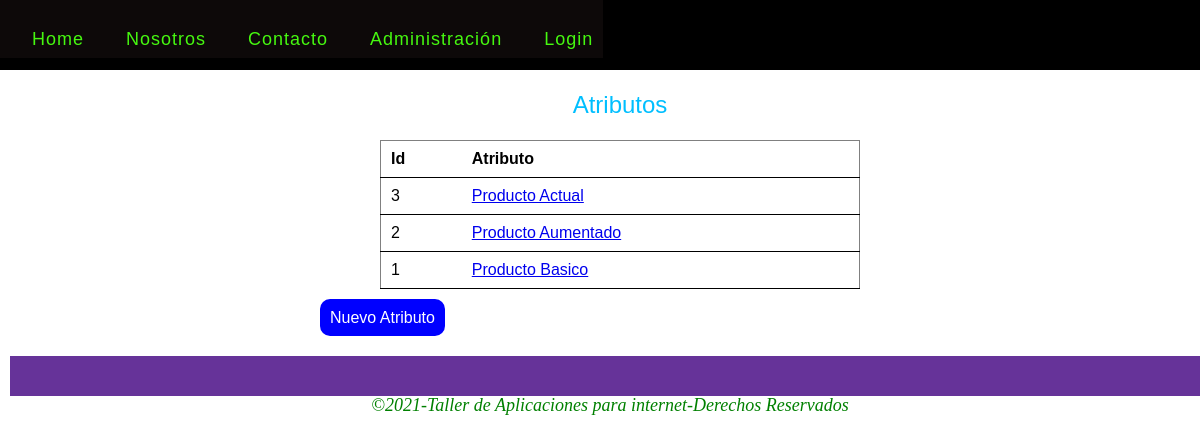
/atributos/index.php, run on the app's committed database.
### tables this page shows
CREATE TABLE `atributos` (
  `id` int(11) NOT NULL,
  `nombre` varchar(255) NOT NULL
);

### class/modelo.php (called while the page is built, shortened)
<?php
class Modelo
{
    public function __construct()
    {
        $this->_db = new Conexion;
    }
}

### class/atributoModel.php (called while the page is built, shortened)
<?php
    require_once('modelo.php');
class atributoModel extends Modelo
{
    public function getAtributos()
    {
        $atributos = $this->_db->query("SELECT id,nombre FROM atributos ORDER BY nombre");
        return $atributos->fetchall();
    }
}

### atributos/index.php (the view, shortened to what this page needs)
<?php
    require('../class/atributoModel.php');
    $atributos = new atributoModel;
    $atributos = $atributos->getAtributos();
?>
<!DOCTYPE html>
<html lang="en">
<head>
    <link rel="stylesheet" href="../css/reset.css">
    <link rel="stylesheet" href="../css/estilos.css">
</head>
<body>
<header>
    <?php include('../partials/menu.php'); ?>
</header>
<section>
    <div class = "formulario">
        <h1>Atributos</h1>
        <table class = "table">
            <thead>
                <tr>
                    <th>Id</th>
                    <th>Atributo</th>
                </tr>
            </thead>
            <tbody>
                    <?php foreach ($atributos as $atributo):?>
                    <tr>
                        <td><?php echo $atributo ['id']; ?></td>
                        <td>
                            <a href="show.php?id=<?php echo $atributo ['id'];?>">
                                <?php echo $atributo ['nombre']; ?>
                            </a>
                        </td>
                    </tr>
                <?php endforeach;?>
            </tbody>
        </table>
        <p class = "enlace">
            <a href="add.php" class = "btn btn-primary">Nuevo Atributo</a>
        </p>
 </div>
</section>
<footer>
    <?php include('../partials/footer.php');?>
</footer>
</body>
</html>

### css/estilos.css (style rules this page uses)
footer { width: 100%; float:left; height: 40px; background-color:rebeccapurple; margin: 10px; }
h1,h2,h3,h4,h5,h6 { color: deepskyblue; font-family: Arial, Helvetica, sans-serif; padding: 23px; }
section { float: left; width: 100%; margin-left: 20px; margin-right: 20px; margin-bottom: 20px; }
section h1 { text-align: center; font-size: 24px; }
table { width: 80%; margin: auto; }
.btn { width: 120px; height: 40px; border:0px; text-align: center; border-radius: 10px; margin-top: 10px; text-decoration: none; }
.btn-primary,.btn-link { background-color: blue; color: white; }
.btn-link,.btn-primary,.btn-warning { font-family:Georgia, 'Times New Roman', Times, serif; }
.enlace { float: left; margin-top: 20px; }
.enlace a { width: auto; text-decoration: none; padding: 10px; font-family: Arial, Helvetica, sans-serif; vertical-align: middle; margin-bottom: 100%; }
.formulario { float:left; width: 50%; left: 50%; margin-left: 25%; }
.table { border:grey solid 1px; border-radius: gray; }
.table th { font-weight: bold; }
.table th ,td { padding: 10px; border-bottom: 1px solid; text-align: left; font-family: Arial, Helvetica, sans-serif; }

### data on the page
atributos: id "3", nombre "Producto Actual"
atributos: id "2", nombre "Producto Aumentado"
atributos: id "1", nombre "Producto Basico"
